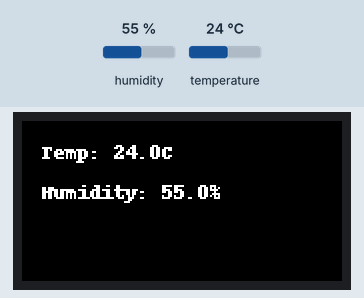
The program below on a simulated Raspberry Pi (BCM pin numbers) with an Automation HAT. Parts: 160×80 colour display. The inputs (shaded band) are chosen by the test bench; at power-on: humidity 55 %, temperature 24 °C. What the program prints to the terminal is not drawn.

Above: at 1.5 s.
1.6 s: humidity set to 22 %
At 3.0 s:
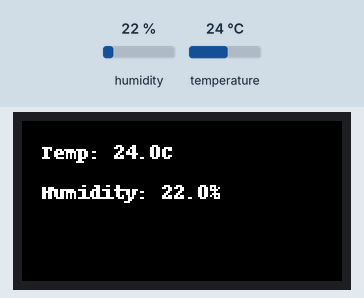
4.0 s: temperature set to 12 °C
At 4.7 s:
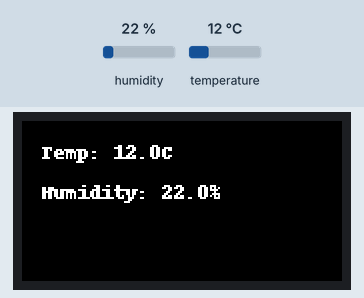
6.2 s: humidity set to 40 %
At 8.1 s:
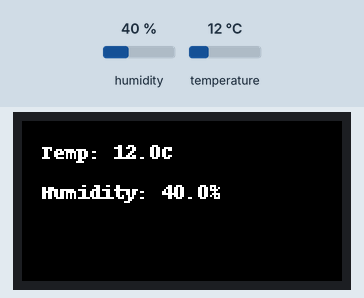
8.7 s: temperature set to 19 °C
Timing chart, 0 to 11.7 s (numbered marks = the images above; inputs shaded):
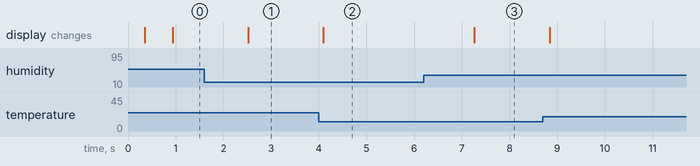

Measured:
- after the input at 1.6 s, the display: changes after 0.92 s (image 1)
- after the input at 4.0 s, the display: changes after 0.10 s (image 2)
- after the input at 6.2 s, the display: changes after 1.1 s (image 3)

The program:

dht_22.py
```python
import time
import automationhat
from PIL import Image, ImageDraw
import st7735
import Adafruit_DHT  # Import the DHT library

print(
  """
    Press CTRL+C to exit.
  """
)

# Create ST7735 LCD display class.
disp = st7735.ST7735(
    port=0,
    cs=st7735.BG_SPI_CS_FRONT,
    dc=9,
    backlight=25,
    rotation=270,
    spi_speed_hz=4000000,
)

# Initialize display.
disp.begin()

WIDTH = disp.width
HEIGHT = disp.height
img = Image.new("RGB", (WIDTH, HEIGHT), color=(0, 0, 0))
draw = ImageDraw.Draw(img)

disp.display(img)

# Define the sensor type and the pin connected to the sensor
DHT_SENSOR = Adafruit_DHT.DHT22
DHT_PIN = 4  # Change to the pin number you have connected the DHT-22 sensor to

while True:
    # Reading the DHT22 sensor
    humidity, temperature = Adafruit_DHT.read_retry(DHT_SENSOR, DHT_PIN)

    # Check if data is received from the sensor
    if humidity is not None and temperature is not None:
        # Clear the screen
        draw.rectangle((0, 0, WIDTH, HEIGHT), (0, 0, 0))

        # Display the temperature and humidity values
        draw.text((10, 10), f"Temp: {temperature:.1f}C", fill=(255, 255, 255))
        draw.text((10, 30), f"Humidity: {humidity:.1f}%", fill=(255, 255, 255))

        # Update the display
        disp.display(img)

    else:
        print("Failed to retrieve data from the sensor")

    time.sleep(1)
```
